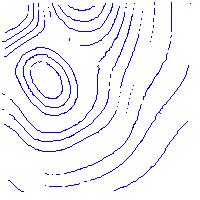
%> input picture ip_interpolated.png, 200 x 200 px
$ octave test_10.m   (GNU Octave 9; MATLAB toolbox functions it lacks are replaced by stand-ins)
%> lines starting %> are read from the running program, lines starting %| are printed output that depends on the picture; in (x1, y1, x2, y2) boxes, pixels count from 0 and x2, y2 are one past the last pixel; in counts of white or black regions, pixels touching at a corner belong together; the program's own positions count from 1
clc; clear;
ip_interpolated=imread('ip_interpolated.png');
%> ip_interpolated is the input picture: size 200x200x3 uint8; mean R, G, B 242.4, 242.4, 255
org=imread('org.png');
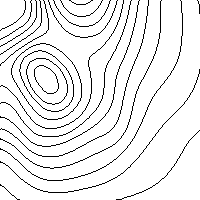
%> input picture org.png, 200 x 200 px
%> org is the input picture: size 200x200 uint8; 92.9% white; black in thin lines or dots
op= ip_interpolated;

[r,c]=size(org);
%> r = 200; c = 200


figure(1), imshow(ip_interpolated);
figure(2), imshow(org);

for i=1:r
    for j=1:c
        if  org(i,j)==0
          ip_interpolated(i,j,1)= 0;
          ip_interpolated(i,j,2)= 0;
          ip_interpolated(i,j,3)= 0;
        end
    end
end
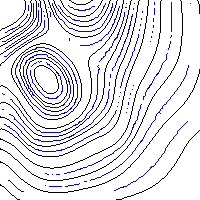
%> ip_interpolated: size 200x200x3 uint8; 7.13% of pixels changed, all inside (x1, y1, x2, y2) = (0, 0, 200, 200)
figure(3), imshow(ip_interpolated);
imwrite(ip_interpolated,'C:\Users\Mr. Ashis Pradhan\Documents\MATLAB\Paper\10\10_final.png');
